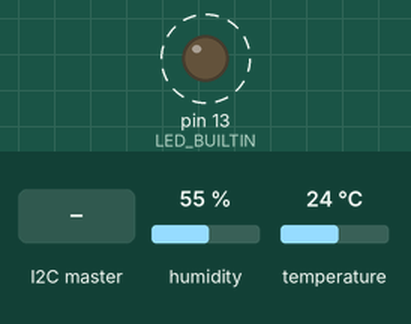
The sketch below on a simulated Arduino Uno, built with avr-gcc and run on an emulated ATmega328P. Shown: output pins drawn as LEDs (lit = HIGH). Dashed ring = blinking. The test bench sets the inputs (shaded band); at power-on: humidity 55 %, temperature 24 °C. What the sketch prints to the serial monitor is not drawn.

Above: at 1.2 s.
1.3 s: the I2C master sends the byte 90
Timing chart, 0 to 10.8 s (numbered marks = the images above; inputs shaded):
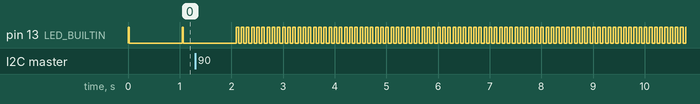

Measured:
- after the input at 1.3 s, pin 13 (LED_BUILTIN): alternates HIGH for 0.05 s and LOW for 0.05 s, starting after 0.89 s
- by itself, pin 13 (LED_BUILTIN): alternates HIGH for 0.02 s and LOW for 1.0 s

The sketch:

DHT-22_Ardunio_to_PI_I2C.ino
```cpp
#include <Wire.h>
#include <dht.h>
#define SLAVE_ADDRESS 0x08
#define DHTdataPin 3
byte number = 0;
dht DHT; // Creats a DHT object
void flash_data(int loops)
{
   for (int i = 0; i < loops; i++)
   {
      digitalWrite(LED_BUILTIN, HIGH);
      delay(50);
      digitalWrite(LED_BUILTIN, LOW);
      delay(50);
   }
}

void flash_good(int loops)
{
   for (int i = 0; i < loops; i++)
   {
      digitalWrite(LED_BUILTIN, HIGH);
      delay(20);
      digitalWrite(LED_BUILTIN, LOW);
      delay(20);
   }
}

void flash_bad( int loops ) {}

// callback for received data
void receiveData(int byteCount){
    if ( Wire.available() ) {
       number = Wire.read();
       Serial.println(number);
    }
}

void sendData() {
  int readData = DHT.read22(DHTdataPin); // Reads the data from the sensor
  float t = DHT.temperature; // Gets the values of the temperature
  float h = DHT.humidity; // Gets the values of the humidity
  String data1="DHT22:"+String(t)+":"+String(h)+":!!!";
  //String data1="DHT22:T"+String(t)+":H"+String(h)+":!!!";
  String test1="a";
  Serial.println(data1);
  //char string2[1]=test1;
  //char string1[30] = "T"+String(t)+"H"+String(h);
  //char string1[30] = "This is a string";
  //Serial.println(string1);
  //Wire.write(string1);

  // Define
String str = "This is my string";

// Length (with one extra character for the null terminator)
int str_len = data1.length() + 1;

// Prepare the character array (the buffer)
char char_array[str_len];

// Copy it over
data1.toCharArray(char_array, str_len);
Wire.write(char_array);


}

void setup() {
  pinMode(LED_BUILTIN, OUTPUT);
  Wire.begin(SLAVE_ADDRESS); // an address makes this unit a Slave
  // define callbacks for i2c communication
  Wire.onReceive(receiveData);
  Wire.onRequest(sendData);
  Serial.begin(9600);
}

void loop() {
  if ( number > 0 ) { // If the RPi is sending a value, flash it.
    flash_data(number);
    number = 0;
  } else {
    flash_good(1);
  }

  int readData = DHT.read22(DHTdataPin); // Reads the data from the sensor
  float t = DHT.temperature; // Gets the values of the temperature
  float h = DHT.humidity; // Gets the values of the humidity

  delay(1000);

}
```
